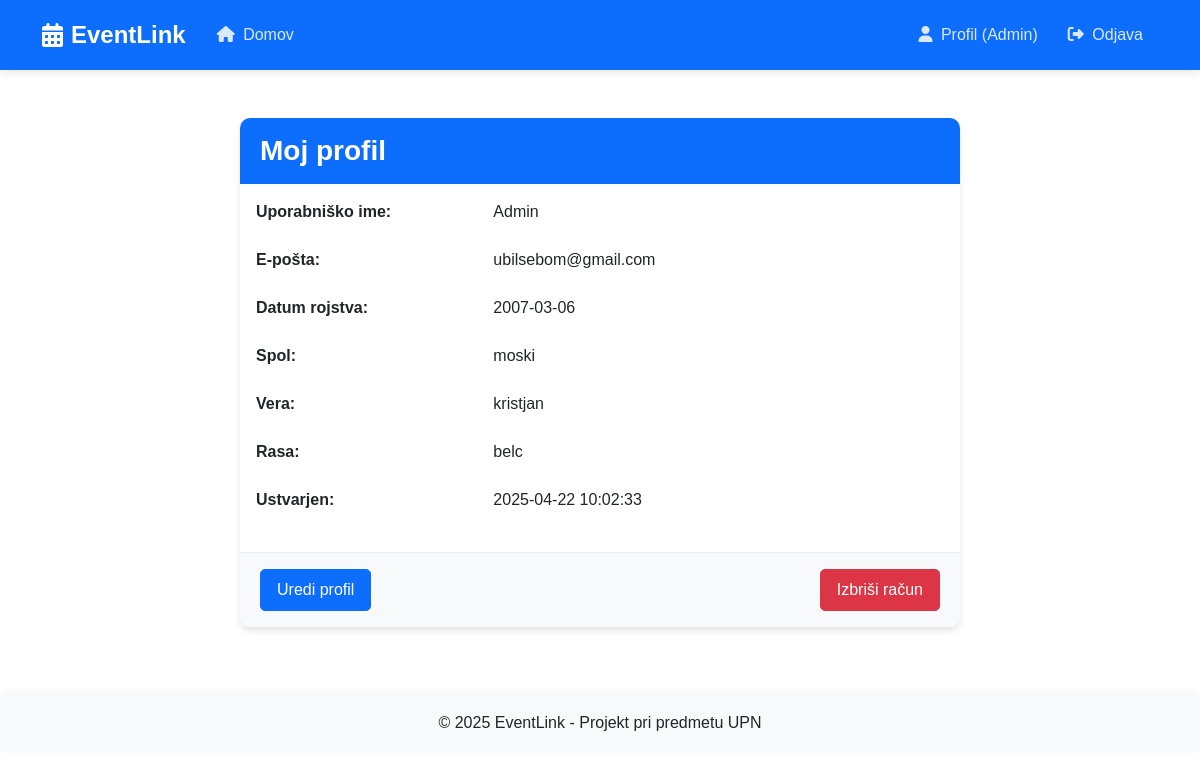
Screenshot of /profile (signed in) with the database file from the repository.
### tables this page shows
CREATE TABLE users (
        id INTEGER PRIMARY KEY AUTOINCREMENT,
        username TEXT NOT NULL,
        email TEXT UNIQUE NOT NULL,
        password TEXT NOT NULL,
        gender TEXT NOT NULL,
        religion TEXT NOT NULL,
        race TEXT NOT NULL,
        date_of_birth TEXT NOT NULL,
        created_at TEXT NOT NULL
    );

### app.py (the view)
@app.route('/profile', methods=['GET'])
def profile():
    if 'user_id' not in session:
        flash('Za dostop do profila se morate prijaviti!', 'danger')
        return redirect(url_for('login'))
    user_id = session['user_id']
    db = get_db()
    cursor = db.execute('SELECT * FROM users WHERE id = ?', (user_id,))
    user = cursor.fetchone()
    return render_template('profile.html', user=user)

### app.py (called while the page is built)
def get_db():
    db = getattr(g, '_database', None)
    if db is None:
        db = g._database = sqlite3.connect(DATABASE)
        db.row_factory = sqlite3.Row  # da lahko dostopamo do stolpcev po imenih
    return db

@app.teardown_appcontext
def close_connection(exception):
    db = getattr(g, '_database', None)
    if db is not None:
        db.close()

### templates/profile.html (shortened to what this page needs)
{% extends 'base.html' %}
{% block content %}
<div class="container mt-5">
    <div class="row justify-content-center">
        <div class="col-md-8">
            <div class="card">
                <div class="card-header bg-primary text-white">
                    <h3 class="mb-0 nasl">Moj profil</h3>
                </div>
                <div class="card-body">
                    <div class="row mb-4">
                        <div class="col-md-4 fw-bold">Uporabniško ime:</div>
                        <div class="col-md-8">{{ user['username'] }}</div>
                    </div>
                    <div class="row mb-4">
                        <div class="col-md-4 fw-bold">E-pošta:</div>
                        <div class="col-md-8">{{ user['email'] }}</div>
                    </div>
                    <div class="row mb-4">
                        <div class="col-md-4 fw-bold">Datum rojstva:</div>
                        <div class="col-md-8">{{ user['date_of_birth'] }}</div>
                    </div>
                    <div class="row mb-4">
                        <div class="col-md-4 fw-bold">Spol:</div>
                        <div class="col-md-8">{{ user['gender'] }}</div>
                    </div>
                    <div class="row mb-4">
                        <div class="col-md-4 fw-bold">Vera:</div>
                        <div class="col-md-8">{{ user['religion'] }}</div>
                    </div>
                    <div class="row mb-4">
                        <div class="col-md-4 fw-bold">Rasa:</div>
                        <div class="col-md-8">{{ user['race'] }}</div>
                    </div>
                    <div class="row mb-4">
                        <div class="col-md-4 fw-bold">Ustvarjen:</div>
                        <div class="col-md-8">{{ user['created_at'] }}</div>
                    </div>
                </div>
                <div class="card-footer">
                    <div class="d-flex justify-content-between">
                        <a href="{{ url_for('edit_profile') }}" class="btn btn-primary">Uredi profil</a>
                        <button type="button" class="btn btn-danger" data-bs-toggle="modal" data-bs-target="#deleteAccountModal">
                            Izbriši račun
                        </button>
                    </div>
                </div>
            </div>
        </div>
    </div>
</div>
{% endblock %}

### templates/base.html (shortened to what this page needs)
<!DOCTYPE html>
<html lang="sl">
<head>
    <link href="https://cdn.jsdelivr.net/npm/bootstrap@5.3.0-alpha1/dist/css/bootstrap.min.css" rel="stylesheet">
    <link rel="stylesheet" href="https://cdnjs.cloudflare.com/ajax/libs/font-awesome/6.4.0/css/all.min.css">
    <link rel="stylesheet" href="https://cdnjs.cloudflare.com/ajax/libs/animate.css/4.1.1/animate.min.css">
    <link rel="stylesheet" href="{{ url_for('static', filename='css/style.css') }}">
</head>
<body>
    <nav class="navbar navbar-expand-lg navbar-dark bg-primary sticky-top">
        <div class="container">
            <a class="navbar-brand d-flex align-items-center" href="{{ url_for('home') }}">
                <i class="fas fa-calendar-alt me-2"></i>
                <span>EventLink</span>
            </a>
            <div class="collapse navbar-collapse" id="navbarNav">
                <ul class="navbar-nav me-auto">
                    <li class="nav-item">
                        <a class="nav-link" href="{{ url_for('home') }}">
                            <i class="fas fa-home me-1"></i> Domov
                        </a>
                    </li>
                </ul>
                <ul class="navbar-nav ms-auto">
                    {% if 'user_id' in session %}
                        <li class="nav-item">
                            <a class="nav-link" href="{{ url_for('profile') }}">
                                <i class="fas fa-user me-1"></i> Profil ({{ session['username'] }})
                            </a>
                        </li>
                        <li class="nav-item">
                            <a class="nav-link" href="{{ url_for('logout') }}">
                                <i class="fas fa-sign-out-alt me-1"></i> Odjava
                            </a>
                        </li>
                    {% endif %}
                </ul>
            </div>
        </div>
    </nav>
    <div class="container mt-4">
        {% block content %}{% endblock %}
    </div>
    <footer class="mt-5 py-3 bg-light text-center">
        <div class="container">
            <p class="mb-0">&copy; 2025 EventLink - Projekt pri predmetu UPN</p>
        </div>
    </footer>
</body>
</html>

### static/css/style.css (style rules this page uses)
body { font-family: 'Arial', sans-serif; padding-bottom: 50px; transition: background-color 0.5s ease; }
.nasl { color:white; }
.card { transition: transform 0.3s ease, box-shadow 0.3s ease; border-radius: 10px; box-shadow: 0 4px 6px rgba(0, 0, 0, 0.1); overflow: hidden; border: none; margin-bottom: 20px; }
.card-header { border-bottom: none; padding: 1rem 1.25rem; }
.card-footer { background-color: #f8f9fa; border-top: 1px solid rgba(0, 0, 0, 0.05); padding: 1rem 1.25rem; }
.btn { border-radius: 5px; transition: all 0.3s ease; padding: 8px 16px; font-weight: 500; }
.btn-primary { background-color: #0d6efd; border-color: #0d6efd; }
.btn-danger { background-color: #dc3545; border-color: #dc3545; }
.navbar { box-shadow: 0 2px 10px rgba(0, 0, 0, 0.1); padding: 12px 0; }
.navbar-brand { font-weight: 700; font-size: 1.5rem; }
.navbar-dark .navbar-nav .nav-link { color: rgba(255, 255, 255, 0.85); padding: 8px 15px; font-weight: 500; transition: all 0.3s ease; }
footer { position: relative; margin-top: 3rem; width: 100%; box-shadow: 0 -2px 10px rgba(0, 0, 0, 0.05); }
h1, h2, h3, h4, h5, h6 { margin-bottom: 1.5rem; color: #343a40; font-weight: 700; }

### rows the page displays
users: username "Admin", email "ubilsebom@gmail.com", date_of_birth "2007-03-06", gender "moski", religion "kristjan", race "belc", created_at "2025-04-22 10:02:33"
